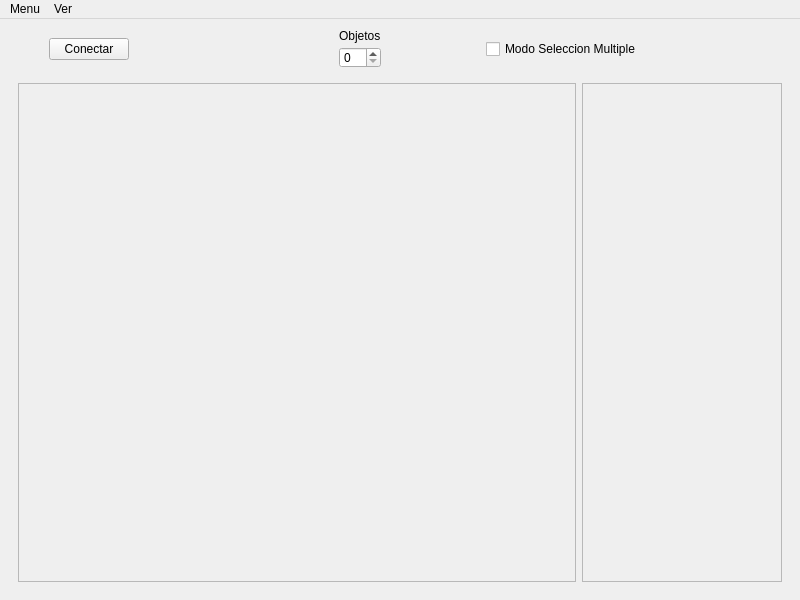
<?xml version="1.0" encoding="UTF-8"?>
<ui version="4.0">
 <class>MainWindow</class>
 <widget class="QMainWindow" name="MainWindow">
  <property name="windowModality">
   <enum>Qt::WindowModal</enum>
  </property>
  <property name="geometry">
   <rect>
    <x>0</x>
    <y>0</y>
    <width>800</width>
    <height>600</height>
   </rect>
  </property>
  <property name="sizePolicy">
   <sizepolicy hsizetype="Preferred" vsizetype="Preferred">
    <horstretch>0</horstretch>
    <verstretch>0</verstretch>
   </sizepolicy>
  </property>
  <property name="minimumSize">
   <size>
    <width>800</width>
    <height>600</height>
   </size>
  </property>
  <property name="windowTitle">
   <string notr="true">Indi-Cosmos</string>
  </property>
  <widget class="QWidget" name="centralwidget">
   <property name="enabled">
    <bool>true</bool>
   </property>
   <property name="sizePolicy">
    <sizepolicy hsizetype="Expanding" vsizetype="Expanding">
     <horstretch>0</horstretch>
     <verstretch>0</verstretch>
    </sizepolicy>
   </property>
   <layout class="QVBoxLayout" name="verticalLayout_2">
    <item>
     <widget class="QWidget" name="PanelSuperior" native="true">
      <property name="minimumSize">
       <size>
        <width>80</width>
        <height>40</height>
       </size>
      </property>
      <property name="maximumSize">
       <size>
        <width>16777215</width>
        <height>40</height>
       </size>
      </property>
      <widget class="QSpinBox" name="Nobjetos">
       <property name="geometry">
        <rect>
         <x>330</x>
         <y>19</y>
         <width>42</width>
         <height>21</height>
        </rect>
       </property>
      </widget>
      <widget class="QLabel" name="label">
       <property name="geometry">
        <rect>
         <x>330</x>
         <y>0</y>
         <width>49</width>
         <height>16</height>
        </rect>
       </property>
       <property name="text">
        <string>Objetos</string>
       </property>
      </widget>
      <widget class="QCheckBox" name="checkBox">
       <property name="geometry">
        <rect>
         <x>477</x>
         <y>10</y>
         <width>181</width>
         <height>22</height>
        </rect>
       </property>
       <property name="text">
        <string>Modo Seleccion Multiple</string>
       </property>
      </widget>
      <widget class="QPushButton" name="Conectar">
       <property name="geometry">
        <rect>
         <x>40</x>
         <y>10</y>
         <width>80</width>
         <height>22</height>
        </rect>
       </property>
       <property name="text">
        <string>Conectar</string>
       </property>
      </widget>
     </widget>
    </item>
    <item>
     <widget class="QWidget" name="widget_2" native="true">
      <layout class="QHBoxLayout" name="horizontalLayout_2">
       <item>
        <widget class="QScrollArea" name="PanelPrincipal">
         <property name="mouseTracking">
          <bool>false</bool>
         </property>
         <property name="widgetResizable">
          <bool>true</bool>
         </property>
         <property name="alignment">
          <set>Qt::AlignJustify|Qt::AlignVCenter</set>
         </property>
         <widget class="QWidget" name="ScrollPanelPrincipal">
          <property name="geometry">
           <rect>
            <x>0</x>
            <y>0</y>
            <width>556</width>
            <height>497</height>
           </rect>
          </property>
          <property name="sizePolicy">
           <sizepolicy hsizetype="Expanding" vsizetype="Expanding">
            <horstretch>0</horstretch>
            <verstretch>0</verstretch>
           </sizepolicy>
          </property>
         </widget>
        </widget>
       </item>
       <item>
        <widget class="QScrollArea" name="PanelDerecho">
         <property name="minimumSize">
          <size>
           <width>0</width>
           <height>200</height>
          </size>
         </property>
         <property name="maximumSize">
          <size>
           <width>200</width>
           <height>16777215</height>
          </size>
         </property>
         <property name="widgetResizable">
          <bool>true</bool>
         </property>
         <widget class="QWidget" name="propiedades">
          <property name="geometry">
           <rect>
            <x>0</x>
            <y>0</y>
            <width>198</width>
            <height>497</height>
           </rect>
          </property>
          <widget class="QWidget" name="widget" native="true">
           <property name="geometry">
            <rect>
             <x>70</x>
             <y>170</y>
             <width>120</width>
             <height>80</height>
            </rect>
           </property>
          </widget>
         </widget>
        </widget>
       </item>
      </layout>
     </widget>
    </item>
   </layout>
  </widget>
  <widget class="QMenuBar" name="menubar">
   <property name="geometry">
    <rect>
     <x>0</x>
     <y>0</y>
     <width>800</width>
     <height>19</height>
    </rect>
   </property>
   <widget class="QMenu" name="menuMenu">
    <property name="title">
     <string>Menu</string>
    </property>
    <addaction name="actionSalir"/>
   </widget>
   <widget class="QMenu" name="menuVer">
    <property name="title">
     <string>Ver</string>
    </property>
    <addaction name="boolpanelderecho"/>
    <addaction name="boolpanelsuperior"/>
   </widget>
   <addaction name="menuMenu"/>
   <addaction name="menuVer"/>
  </widget>
  <action name="boolpanelderecho">
   <property name="checkable">
    <bool>true</bool>
   </property>
   <property name="checked">
    <bool>false</bool>
   </property>
   <property name="text">
    <string>Panel derecho</string>
   </property>
   <property name="shortcut">
    <string>Ctrl+V</string>
   </property>
  </action>
  <action name="actionSalir">
   <property name="text">
    <string>Salir</string>
   </property>
   <property name="shortcut">
    <string>Ctrl+Q</string>
   </property>
  </action>
  <action name="boolpanelsuperior">
   <property name="checkable">
    <bool>true</bool>
   </property>
   <property name="checked">
    <bool>true</bool>
   </property>
   <property name="text">
    <string>Panel Superior</string>
   </property>
  </action>
 </widget>
 <resources/>
 <connections/>
</ui>
